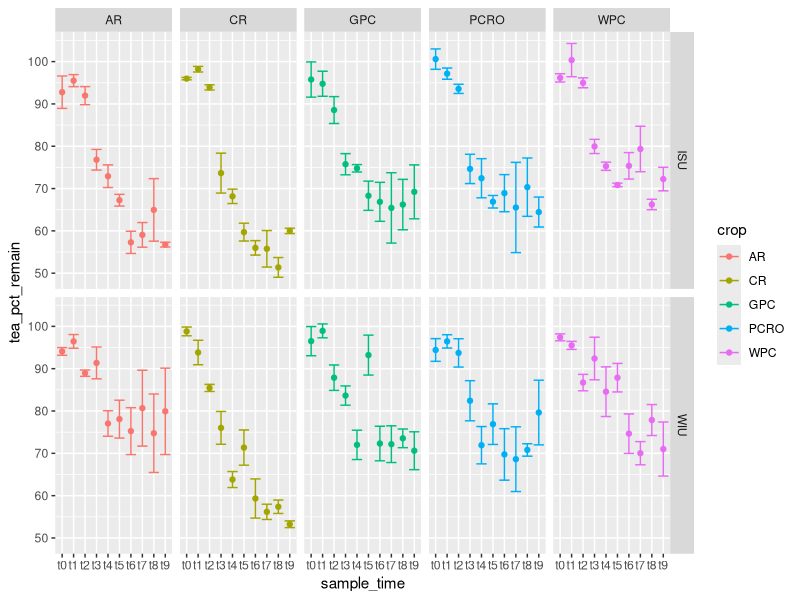
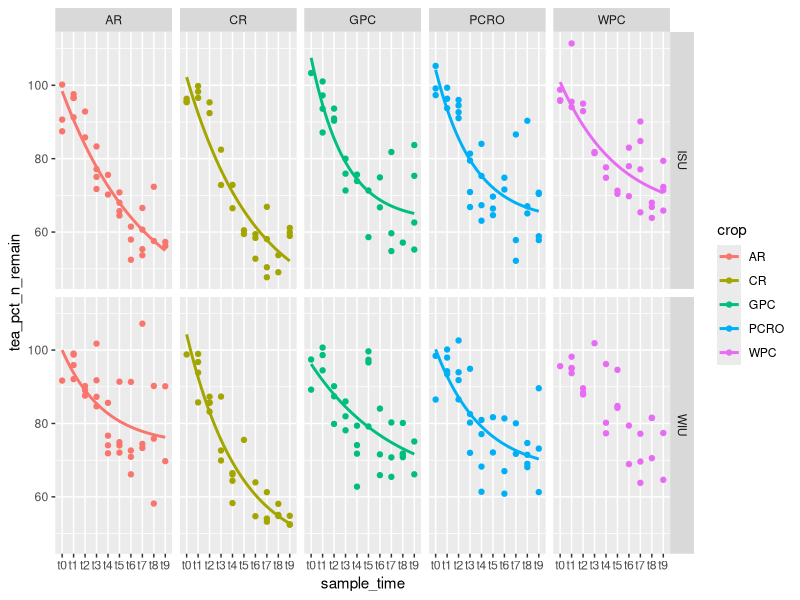

Reproduce these figures in R, in order. (Note: this script raises an error after producing the figures.)
# LIBRARIES ----
library(tidyverse)

# READ IN THE DATA ----
decomp.df <- read_csv("output/cleaned raw data.csv")

# GET COLUMNS ALL SET UP TO BE THE RIGHT KIND OF THING ----
decomp.df <- decomp.df %>%
  mutate(location = as.factor(location),
         crop = as.factor(crop),
         sample_time = as.factor(sample_time),
         tea_initial_drywt_g = as.numeric(tea_initial_drywt_g))

# REMOVE THE WEIGHTS OF THE BAGS AND THE STAPLES ----

# only for the forage bags, we could not do bag weights for the tea bags bc they came pre-bagged
decomp.df <- decomp.df %>%
  mutate(forage_initial_drywt_g = forage_initial_drywt_g - (forage_bag_wt_g + staple_weight)) %>%
  mutate(forage_final_drywt_g = forage_final_drywt_g - (forage_bag_wt_g + staple_weight))


# CALCULATE PERCENT MASS REMAINING ----

# forage bags ----
decomp.df <- decomp.df %>%
  mutate(
    forage_mass_loss = forage_initial_drywt_g - forage_final_drywt_g,
    forage_pct_remain = (forage_final_drywt_g / forage_initial_drywt_g) * 100) %>%
# calculate proportion of nutrient remaining
  mutate(
    forage_prop_c = forage_pct_c / 100, 
    forage_prop_n = forage_pct_n / 100) %>%
# calculate final weight of nutrient
  mutate(
    forage_final_c_g = forage_prop_c * forage_final_drywt_g,
    forage_final_n_g = forage_prop_n * forage_final_drywt_g) %>%
# calculate initial weight of nutrient
  mutate(
    forage_initial_c_g = forage_prop_c * forage_initial_drywt_g,
    forage_initial_n_g = forage_prop_n * forage_initial_drywt_g) %>%
# calculate percent remainig 
  mutate(forage_pct_c_remain = (forage_final_c_g / forage_initial_c_g) * 100,
         forage_pct_n_remain = (forage_final_n_g / forage_initial_n_g) * 100)

# tea bags ----
decomp.df <- decomp.df %>%
  # tea percent remaining
  mutate(
    tea_mass_loss = tea_initial_drywt_g - tea_final_drywt_g, 
    tea_pct_remain = (tea_final_drywt_g / tea_initial_drywt_g) * 100) %>%
  # turning the percent into a proportion 
  mutate(
    tea_prop_c = tea_pct_c / 100, 
    tea_prop_n = tea_pct_n / 100) %>%
  # calculate final weight of nutrient per sample
  mutate(
    tea_final_c_g = tea_prop_c * tea_final_drywt_g,
    tea_final_n_g = tea_prop_n * tea_final_drywt_g) %>%
  # calculate the initial weight of nutrient per sample
  mutate(
    tea_initial_c_g = tea_prop_c * tea_initial_drywt_g,
    tea_initial_n_g = tea_prop_n * tea_initial_drywt_g) %>%
  # percent remaining
  mutate(tea_pct_c_remain = tea_final_c_g / tea_initial_c_g * 100,
         tea_pct_n_remain = tea_final_n_g / tea_initial_n_g * 100)

# SOME EARLY PLOTTING ----

# bill to look at 
decomp.df %>%
  ggplot(aes(sample_time, tea_pct_remain, color = crop)) +
  stat_summary(fun = mean, geom = "point", na.rm = TRUE) +
  stat_summary(fun.data = mean_se, geom = "errorbar", na.rm = TRUE) +
  #geom_point(na.rm = TRUE) +
  facet_grid(location~crop)

# nonlinear regression line, bc why not check and see how that looks
decomp.df %>%
  ggplot(aes(sample_time, tea_pct_n_remain, color = crop, group = crop)) +
  stat_smooth(method = "nls", formula = y ~ SSasymp(x, Asym, R0, lrc), se = FALSE) +
  geom_point(na.rm = TRUE) +
  facet_grid(location ~ crop) 


# LOCATIONS TO CHECK DATA ----
# my plan is to now create dataframe the contain just each location and crop i want to check
check.df <- decomp_reduced.df %>%
  filter(location == "ISU") %>%
  filter(crop == "CR")



# PIVOT LONGER ----

# now lets select out the columns we care about
decomp_reduced.df <- decomp.df %>%
  select(location, crop, forage_id, tea_id, block, sample_time, forage_pct_remain, tea_pct_remain,
         forage_pct_c_remain, forage_pct_n_remain, tea_pct_c_remain, tea_pct_n_remain)

# pivot longer
reduced_long.df <- decomp_reduced.df %>%
  pivot_longer(cols = c(forage_pct_remain, tea_pct_remain,forage_pct_c_remain, forage_pct_n_remain,
                        tea_pct_c_remain, tea_pct_n_remain),
               names_to = "variable",
               values_to = "value")

# SAVE OUTPUTS ----
# percent remaining wide
write_csv(decomp_reduced.df, file = "output/percent remaining wide.csv")


# pct remaining long
write_csv(reduced_long.df, file = "output/percent remaining long.csv")

# QUICK PLOTS FOR AG MEETING ----
# full
reduced_long.df %>%
  ggplot(aes(sample_time, value, color = location, shape = crop)) +
  stat_summary(fun = mean, geom = "point", na.rm = TRUE) +
  stat_summary(fun.data = mean_se, geom = "errorbar", na.rm = TRUE) +
  facet_grid(variable ~ crop)


# for closer viewing
decomp.df %>%
  ggplot(aes(sample_time, forage_pct_c_remain, color = crop, group = crop)) +
  stat_summary(fun = mean, geom = "point", na.rm = TRUE) +
  stat_summary(fun.data = mean_se, geom = "errorbar", na.rm = TRUE) +
  coord_cartesian(ylim = (c(50,100))) +
  facet_grid(location~crop)
